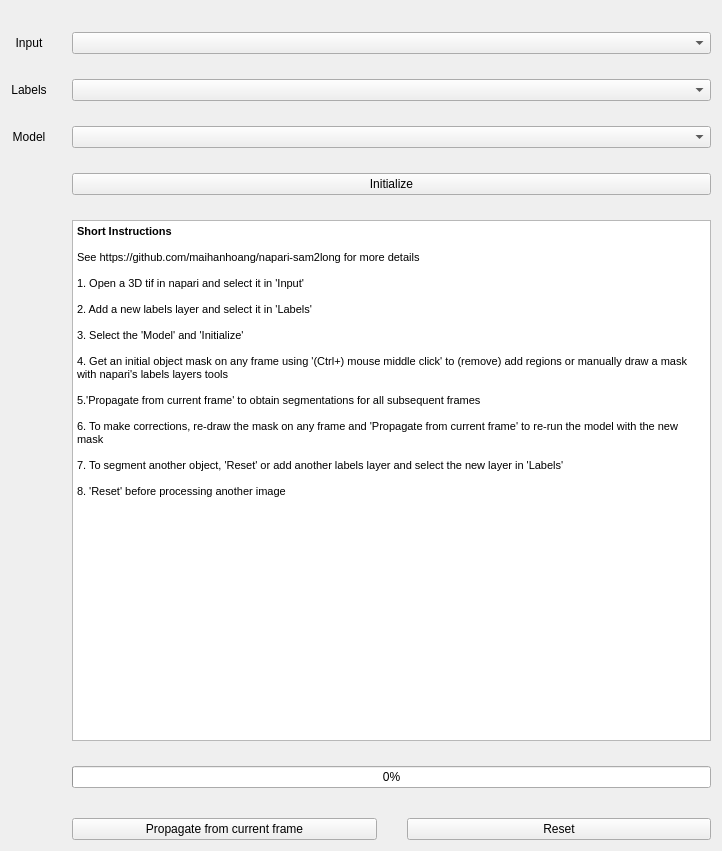
<?xml version="1.0" encoding="UTF-8"?>
<ui version="4.0">
 <class>Form</class>
 <widget class="QWidget" name="Form">
  <property name="geometry">
   <rect>
    <x>0</x>
    <y>0</y>
    <width>722</width>
    <height>851</height>
   </rect>
  </property>
  <property name="windowTitle">
   <string>Form</string>
  </property>
  <layout class="QVBoxLayout" name="verticalLayout_2">
   <item>
    <layout class="QGridLayout" name="gridLayout">
     <property name="topMargin">
      <number>21</number>
     </property>
     <property name="horizontalSpacing">
      <number>25</number>
     </property>
     <property name="verticalSpacing">
      <number>25</number> 
     </property>
     <!-- <item row="6" column="1">
      <layout class="QHBoxLayout" name="horizontalLayout" stretch="0,0">
       <item>
        <widget class="QLineEdit" name="inter_lineedt"/>
       </item>
       <item>
        <widget class="QPushButton" name="inter_browse_btn">
         <property name="text">
          <string>Browse</string>
         </property>
        </widget>
       </item>
      </layout>
     </item> -->
     <item row="12" column="1">
      <layout class="QVBoxLayout" name="verticalLayout">
       <property name="spacing">
        <number>30</number>
       </property>
       <item>
        <widget class="QProgressBar" name="Propagation_progress">
         <property name="value">
          <number>0</number>
         </property>
        </widget>
       </item>
       <item>
        <layout class="QHBoxLayout" name="horizontalLayout_14">
         <item>
          <widget class="QPushButton" name="Propagate_btn">
           <property name="text">
            <string>Propagate from current frame</string>
           </property>
          </widget>
         </item>
         <item>
          <widget class="QPushButton" name="reset_btn">
           <property name="text">
            <string>Reset</string>
           </property>
          </widget>
         </item>
        </layout>
       </item>
      </layout>
     </item>
     <item row="7" column="0">
      <widget class="QLabel" name="Output_label">
       <property name="text">
        <string>Labels</string>
       </property>
       <property name="alignment">
        <set>Qt::AlignCenter</set>
       </property>
      </widget>
     </item>
     <item row="9" column="1">
      <widget class="QPushButton" name="Initialize_btn">
       <property name="text">
        <string>Initialize</string>
       </property>
      </widget>
     </item>
     <!-- <item row="6" column="0">
      <widget class="QLabel" name="Inter_label">
       <property name="text">
        <string>Inter frame storage</string>
       </property>
       <property name="alignment">
        <set>Qt::AlignCenter</set>
       </property>
      </widget>
     </item> -->
     <item row="4" column="1">
      <layout class="QHBoxLayout" name="horizontalLayout_2">
       <item>
        <widget class="QComboBox" name="Image_layer_combo"/>
       </item>
      </layout>
     </item>
     <item row="4" column="0">
      <widget class="QLabel" name="Image_label">
       <property name="text">
        <string>Input</string>
       </property>
       <property name="alignment">
        <set>Qt::AlignCenter</set>
       </property>
      </widget>
     </item>
     <item row="14" column="1">
      <layout class="QHBoxLayout" name="horizontalLayout_16">
       <property name="spacing">
        <number>20</number>
       </property>
      </layout>
     </item>
     <item row="7" column="1">
      <layout class="QHBoxLayout" name="horizontalLayout_5">
       <item>
        <widget class="QComboBox" name="output_layer_combo"/>
       </item>
      </layout>
     </item>
     <item row="10" column="1">
      <layout class="QVBoxLayout" name="verticalLayout_5">
       <property name="spacing">
        <number>50</number>
       </property>
       <item>
        <widget class="QTextEdit" name="textEdit">
         <property name="html">
          <string>&lt;!DOCTYPE HTML PUBLIC &quot;-//W3C//DTD HTML 4.0//EN&quot; &quot;http://www.w3.org/TR/REC-html40/strict.dtd&quot;&gt;
&lt;html&gt;&lt;head&gt;&lt;meta name=&quot;qrichtext&quot; content=&quot;1&quot; /&gt;&lt;style type=&quot;text/css&quot;&gt;
p, li { white-space: pre-wrap; }
&lt;/style&gt;&lt;/head&gt;&lt;body style=&quot; font-family:'MS Shell Dlg 2'; font-size:9.75pt; font-weight:400; font-style:normal;&quot;&gt;
&lt;p style=&quot; margin-top:0px; margin-bottom:0px; margin-left:0px; margin-right:0px; -qt-block-indent:0; text-indent:0px;&quot;&gt;&lt;span style=&quot; font-size:8.25pt; font-weight:bold;&quot;&gt;Short Instructions&lt;/span&gt;&lt;/p&gt;
&lt;p style=&quot;-qt-paragraph-type:empty; margin-top:0px; margin-bottom:0px; margin-left:0px; margin-right:0px; -qt-block-indent:0; text-indent:0px; font-size:8.25pt;&quot;&gt;&lt;br /&gt;&lt;/p&gt;
&lt;p style=&quot; margin-top:0px; margin-bottom:0px; margin-left:0px; margin-right:0px; -qt-block-indent:0; text-indent:0px;&quot;&gt;&lt;span style=&quot; font-size:8.25pt;&quot;&gt;See https://github.com/maihanhoang/napari-sam2long for more details&lt;/span&gt;&lt;/p&gt;
&lt;p style=&quot;-qt-paragraph-type:empty; margin-top:0px; margin-bottom:0px; margin-left:0px; margin-right:0px; -qt-block-indent:0; text-indent:0px; font-size:8.25pt;&quot;&gt;&lt;br /&gt;&lt;/p&gt;
&lt;p style=&quot; margin-top:0px; margin-bottom:0px; margin-left:0px; margin-right:0px; -qt-block-indent:0; text-indent:0px;&quot;&gt;&lt;span style=&quot; font-size:8.25pt;&quot;&gt;1. Open a 3D tif in napari and select it in 'Input'&lt;/span&gt;&lt;/p&gt;
&lt;p style=&quot;-qt-paragraph-type:empty; margin-top:0px; margin-bottom:0px; margin-left:0px; margin-right:0px; -qt-block-indent:0; text-indent:0px; font-size:8.25pt;&quot;&gt;&lt;br /&gt;&lt;/p&gt;
&lt;p style=&quot; margin-top:0px; margin-bottom:0px; margin-left:0px; margin-right:0px; -qt-block-indent:0; text-indent:0px;&quot;&gt;&lt;span style=&quot; font-size:8.25pt;&quot;&gt;2. Add a new labels layer and select it in 'Labels'&lt;/span&gt;&lt;/p&gt;
&lt;p style=&quot;-qt-paragraph-type:empty; margin-top:0px; margin-bottom:0px; margin-left:0px; margin-right:0px; -qt-block-indent:0; text-indent:0px; font-size:8.25pt;&quot;&gt;&lt;br /&gt;&lt;/p&gt;
&lt;p style=&quot; margin-top:0px; margin-bottom:0px; margin-left:0px; margin-right:0px; -qt-block-indent:0; text-indent:0px;&quot;&gt;&lt;span style=&quot; font-size:8.25pt;&quot;&gt;3. Select the 'Model' and 'Initialize'&lt;/span&gt;&lt;/p&gt;
&lt;p style=&quot;-qt-paragraph-type:empty; margin-top:0px; margin-bottom:0px; margin-left:0px; margin-right:0px; -qt-block-indent:0; text-indent:0px; font-size:8.25pt;&quot;&gt;&lt;br /&gt;&lt;/p&gt;
&lt;p style=&quot; margin-top:0px; margin-bottom:0px; margin-left:0px; margin-right:0px; -qt-block-indent:0; text-indent:0px;&quot;&gt;&lt;span style=&quot; font-size:8.25pt;&quot;&gt;4. Get an initial object mask on any frame using '(Ctrl+) mouse middle click' to (remove) add regions or manually draw a mask with napari's labels layers tools&lt;/span&gt;&lt;/p&gt;
&lt;p style=&quot;-qt-paragraph-type:empty; margin-top:0px; margin-bottom:0px; margin-left:0px; margin-right:0px; -qt-block-indent:0; text-indent:0px; font-size:8.25pt;&quot;&gt;&lt;br /&gt;&lt;/p&gt;
&lt;p style=&quot; margin-top:0px; margin-bottom:0px; margin-left:0px; margin-right:0px; -qt-block-indent:0; text-indent:0px;&quot;&gt;&lt;span style=&quot; font-size:8.25pt;&quot;&gt;5.'Propagate from current frame' to obtain segmentations for all subsequent frames  &lt;/span&gt;&lt;/p&gt;
&lt;p style=&quot;-qt-paragraph-type:empty; margin-top:0px; margin-bottom:0px; margin-left:0px; margin-right:0px; -qt-block-indent:0; text-indent:0px; font-size:8.25pt;&quot;&gt;&lt;br /&gt;&lt;/p&gt;
&lt;p style=&quot; margin-top:0px; margin-bottom:0px; margin-left:0px; margin-right:0px; -qt-block-indent:0; text-indent:0px;&quot;&gt;&lt;span style=&quot; font-size:8.25pt;&quot;&gt;6. To make corrections, re-draw the mask on any frame and 'Propagate from current frame' to re-run the model with the new mask&lt;/span&gt;&lt;/p&gt;
&lt;p style=&quot;-qt-paragraph-type:empty; margin-top:0px; margin-bottom:0px; margin-left:0px; margin-right:0px; -qt-block-indent:0; text-indent:0px; font-size:8.25pt;&quot;&gt;&lt;br /&gt;&lt;/p&gt;
&lt;p style=&quot; margin-top:0px; margin-bottom:0px; margin-left:0px; margin-right:0px; -qt-block-indent:0; text-indent:0px;&quot;&gt;&lt;span style=&quot; font-size:8.25pt;&quot;&gt;7. To segment another object, 'Reset' or add another labels layer and select the new layer in 'Labels' &lt;/span&gt;&lt;/p&gt;&lt;/body&gt;&lt;/html&gt;
&lt;p style=&quot;-qt-paragraph-type:empty; margin-top:0px; margin-bottom:0px; margin-left:0px; margin-right:0px; -qt-block-indent:0; text-indent:0px; font-size:8.25pt;&quot;&gt;&lt;br /&gt;&lt;/p&gt;
&lt;p style=&quot; margin-top:0px; margin-bottom:0px; margin-left:0px; margin-right:0px; -qt-block-indent:0; text-indent:0px;&quot;&gt;&lt;span style=&quot; font-size:8.25pt;&quot;&gt;8. 'Reset' before processing another image &lt;/span&gt;&lt;/p&gt;&lt;/body&gt;&lt;/html&gt;</string>
         </property>
        </widget>
       </item>
      </layout>
     </item> 
     <item row="8" column="0">
      <widget class="QLabel" name="label">
       <property name="text">
        <string>Model</string>
       </property>
       <property name="alignment">
        <set>Qt::AlignCenter</set>
       </property>
      </widget>
     </item>
     <item row="8" column="1">
      <widget class="QComboBox" name="model_cbbox"/>
     </item>
    </layout>
   </item>
  </layout>
 </widget>
 <resources/>
 <connections/>
</ui>
